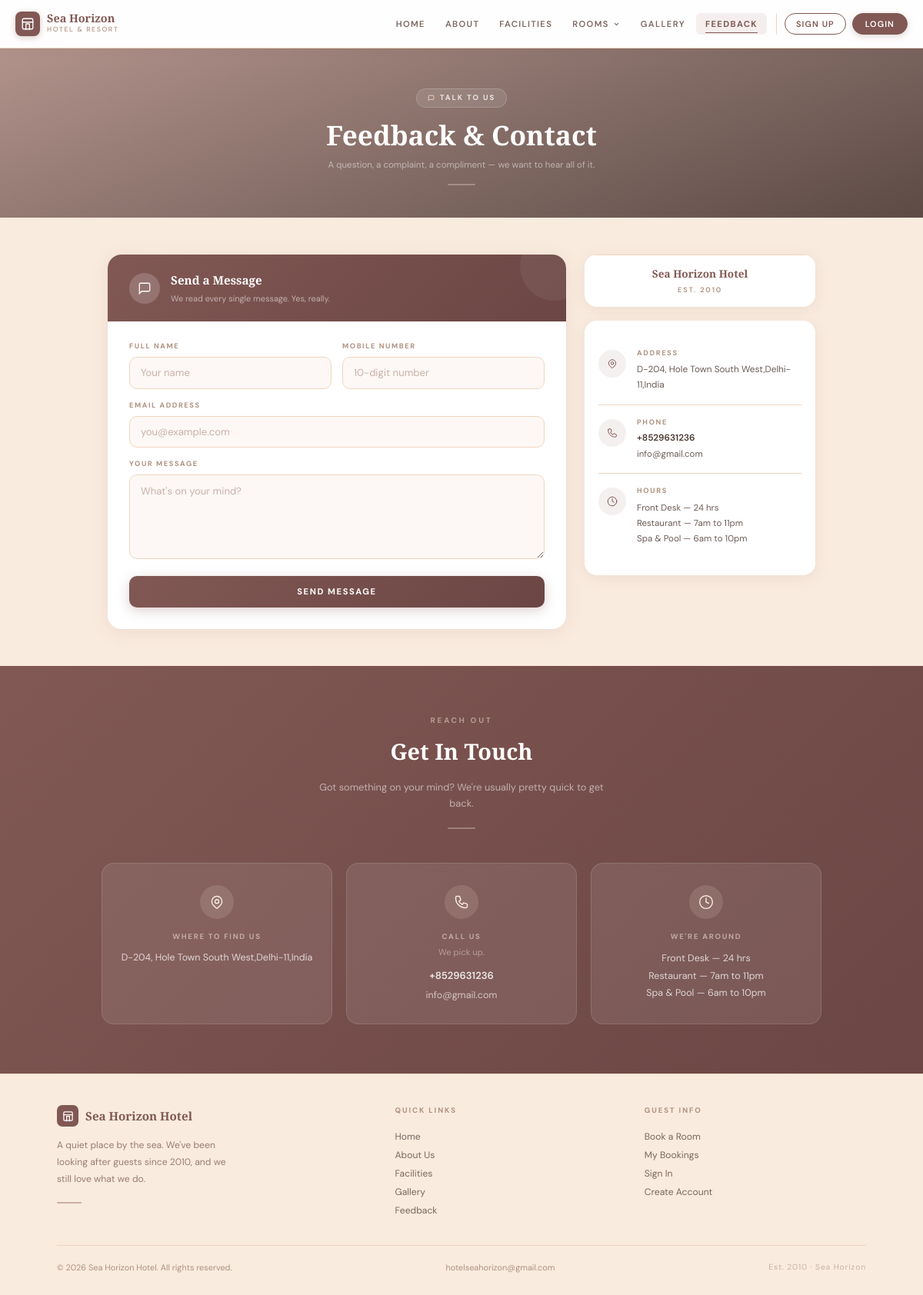
/hbms/contact.php, run on the app's committed database.
### tables this page shows
CREATE TABLE `tblpage` (
  `ID` int(10) NOT NULL,
  `PageType` varchar(120) DEFAULT NULL,
  `PageTitle` varchar(200) DEFAULT NULL,
  `PageDescription` mediumtext DEFAULT NULL,
  `Email` varchar(120) DEFAULT NULL,
  `MobileNumber` bigint(10) DEFAULT NULL,
  `UpdationDate` timestamp NULL DEFAULT NULL ON UPDATE current_timestamp()
);

### hbms/contact.php (the view, shortened to what this page needs)
<?php
include('includes/dbconnection.php');
?>
<!DOCTYPE HTML>
<html lang="en">
<head>
  <script src="https://cdn.tailwindcss.com"></script>
</head>
<body class="font-sans min-h-screen flex flex-col" style="background:#F9EBDE;">
  <header><?php include_once('includes/header.php'); ?></header>
  <div class="page-hero" style="height:220px;">
    <div class="page-hero-overlay"></div>
    <div class="page-hero-content">
      <div class="hero-badge">
        <svg width="9" height="9" viewBox="0 0 24 24" fill="none" stroke="#F0D5C0" stroke-width="2.5" stroke-linecap="round">
          <path d="M21 15a2 2 0 01-2 2H7l-4 4V5a2 2 0 012-2h14a2 2 0 012 2z" />
        </svg>
        Talk to Us
      </div>
      <h1 class="page-hero-title">Feedback & Contact</h1>
      <p class="page-hero-sub">A question, a complaint, a compliment — we want to hear all of it.</p>
      <div class="hero-divider"></div>
    </div>
  </div>
  <main class="flex-1 py-12">
    <div style="max-width:960px;margin:0 auto;padding:0 20px;display:grid;grid-template-columns:1fr 300px;gap:24px;align-items:start;">
      <div class="form-card" style="background:#fff;border-radius:18px;overflow:hidden;box-shadow:0 4px 24px rgba(107,70,68,.09);">
        <div style="background:linear-gradient(135deg,#815854 0%,#6b4644 100%);padding:22px 28px;display:flex;align-items:center;gap:14px;position:relative;overflow:hidden;">
          <div style="position:absolute;top:-30px;right:-30px;width:90px;height:90px;background:rgba(255,255,255,.06);border-radius:50%;"></div>
          <div style="width:40px;height:40px;background:rgba(255,255,255,.18);border-radius:50%;display:flex;align-items:center;justify-content:center;flex-shrink:0;position:relative;z-index:1;">
            <svg width="18" height="18" fill="none" stroke="#fff" stroke-width="1.7" viewBox="0 0 24 24" stroke-linecap="round">
              <path d="M21 15a2 2 0 01-2 2H7l-4 4V5a2 2 0 012-2h14a2 2 0 012 2z" />
            </svg>
          </div>
          <div style="position:relative;z-index:1;">
            <h2 style="font-family:'Playfair Display',serif;font-size:.95rem;font-weight:600;color:#fff;margin:0;">Send a Message</h2>
            <p style="font-family:'DM Sans',sans-serif;font-size:.68rem;color:rgba(255,255,255,.55);margin:4px 0 0;">We read every single message. Yes, really.</p>
          </div>
        </div>
        <div style="padding:26px 28px 28px;">
          <form method="post">
            <div style="display:grid;grid-template-columns:1fr 1fr;gap:14px;">
              <div class="form-group">
                <label class="form-label">Full Name</label>
                <input type="text" name="name" required placeholder="Your name" class="form-input">
              </div>
              <div class="form-group">
                <label class="form-label">Mobile Number</label>
                <input type="text" name="mobile" required placeholder="10-digit number" class="form-input">
              </div>
            </div>
            <div class="form-group">
              <label class="form-label">Email Address</label>
              <input type="email" name="email" required placeholder="you@example.com" class="form-input">
            </div>
            <div class="form-group">
              <label class="form-label">Your Message</label>
              <textarea name="message" required placeholder="What's on your mind?" class="form-input form-textarea"></textarea>
            </div>
            <button type="submit" name="submit" class="send-btn">Send Message</button>
          </form>
        </div>
      </div>
      <div class="info-panel" style="display:flex;flex-direction:column;gap:18px;">
        <div style="background:#fff;border-radius:16px;overflow:hidden;box-shadow:0 4px 20px rgba(107,70,68,.08);">
          <div style="padding:14px 18px;text-align:center;border-top:1px solid #F0D5C0;">
            <p style="font-family:'Playfair Display',serif;font-size:.85rem;font-weight:600;color:#815854;margin:0;">Sea Horizon Hotel</p>
            <p style="font-family:'DM Sans',sans-serif;font-size:.58rem;font-weight:600;letter-spacing:.2em;text-transform:uppercase;color:#b09080;margin:5px 0 0;">Est. 2010</p>
          </div>
        </div>
        <div style="background:#fff;border-radius:16px;padding:20px 18px;box-shadow:0 4px 20px rgba(107,70,68,.08);">
          <?php
          $sql = "SELECT * from tblpage where PageType='contactus'";
          $query = $dbh->prepare($sql);
          $query->execute();
          $results = $query->fetchAll(PDO::FETCH_OBJ);
          if ($query->rowCount() > 0) {
            foreach ($results as $row) { ?>
              <div class="info-item">
                <div class="info-icon">
                  <svg width="14" height="14" fill="none" stroke="#815854" stroke-width="1.7" viewBox="0 0 24 24" stroke-linecap="round">
                    <path d="M17.657 16.657L13.414 20.9a2 2 0 01-2.827 0l-4.244-4.243a8 8 0 1111.314 0z" />
                    <path d="M15 11a3 3 0 11-6 0 3 3 0 016 0z" />
                  </svg>
                </div>
                <div>
                  <p style="font-family:'DM Sans',sans-serif;font-size:.58rem;font-weight:700;letter-spacing:.18em;text-transform:uppercase;color:#b09080;margin:0 0 4px;">Address</p>
                  <p style="font-family:'DM Sans',sans-serif;font-size:.74rem;color:#6b5c56;line-height:1.65;margin:0;"><?php echo strip_tags(html_entity_decode($row->PageDescription)); ?></p>
                </div>
              </div>
              <div class="info-item">
                <div class="info-icon">
                </div>
                <div>
                  <p style="font-family:'DM Sans',sans-serif;font-size:.58rem;font-weight:700;letter-spacing:.18em;text-transform:uppercase;color:#b09080;margin:0 0 4px;">Phone</p>
                  <p style="font-family:'DM Sans',sans-serif;font-size:.74rem;font-weight:600;color:#4a3830;margin:0 0 3px;">+<?php echo htmlentities($row->MobileNumber); ?></p>
                  <p style="font-family:'DM Sans',sans-serif;font-size:.72rem;color:#6b5c56;margin:0;"><?php echo htmlentities($row->Email); ?></p>
                </div>
              </div>
              <div class="info-item">
                <div class="info-icon">
                  <svg width="14" height="14" fill="none" stroke="#815854" stroke-width="1.7" viewBox="0 0 24 24" stroke-linecap="round">
                    <circle cx="12" cy="12" r="10" />
                    <polyline points="12 6 12 12 16 14" />
                  </svg>
                </div>
                <div>
                  <p style="font-family:'DM Sans',sans-serif;font-size:.58rem;font-weight:700;letter-spacing:.18em;text-transform:uppercase;color:#b09080;margin:0 0 5px;">Hours</p>
                  <p style="font-family:'DM Sans',sans-serif;font-size:.72rem;color:#6b5c56;line-height:1.75;margin:0;">Front Desk — 24 hrs<br>Restaurant — 7am to 11pm<br>Spa & Pool — 6am to 10pm</p>
                </div>
              </div>
          <?php }
          } ?>
        </div>
      </div>
    </div>
  </main>
  <?php include_once('includes/getintouch.php'); ?>
  <?php include_once('includes/footer.php'); ?>
</body>
</html>

### hbms/includes/getintouch.php (shortened to what this page needs)
<section style="background:linear-gradient(135deg,#815854 0%,#6b4644 100%); padding:64px 20px;">
  <div style="max-width:960px; margin:0 auto;">
    <div style="text-align:center; margin-bottom:44px;">
      <p style="font-family:'DM Sans',sans-serif; font-size:.62rem; font-weight:700; letter-spacing:.28em; text-transform:uppercase; color:rgba(249,235,222,.5); margin-bottom:10px;">Reach Out</p>
      <h3 style="font-family:'Playfair Display',serif; font-size:1.8rem; font-weight:600; color:#fff; margin:0 0 14px;">Get In Touch</h3>
      <p style="font-family:'DM Sans',sans-serif; font-size:.8rem; color:rgba(255,255,255,.55); max-width:380px; margin:0 auto; line-height:1.7;">
        Got something on your mind? We're usually pretty quick to get back.
      </p>
      <div style="width:36px; height:1.5px; background:rgba(249,235,222,.3); margin:20px auto 0; border-radius:2px;"></div>
    </div>
    <div style="display:flex; flex-wrap:wrap; justify-content:center; gap:18px;">
      <?php
        $sql = "SELECT * from tblpage where PageType='contactus'";
        $query = $dbh->prepare($sql);
        $query->execute();
        $results = $query->fetchAll(PDO::FETCH_OBJ);
        $cnt = 1;
        if ($query->rowCount() > 0) {
          foreach ($results as $row) {
      ?>
      <div class="contact-card">
        <div class="contact-icon">
          <svg width="20" height="20" fill="none" stroke="#F9EBDE" stroke-width="1.7" viewBox="0 0 24 24" stroke-linecap="round" stroke-linejoin="round">
            <path d="M17.657 16.657L13.414 20.9a2 2 0 01-2.827 0l-4.244-4.243a8 8 0 1111.314 0z"/>
            <path d="M15 11a3 3 0 11-6 0 3 3 0 016 0z"/>
          </svg>
        </div>
        <p style="font-family:'DM Sans',sans-serif; font-size:.6rem; font-weight:700; letter-spacing:.18em; text-transform:uppercase; color:rgba(249,235,222,.55); margin:0 0 10px;">Where to find us</p>
        <p style="font-family:'DM Sans',sans-serif; font-size:.78rem; color:rgba(255,255,255,.75); line-height:1.7; margin:0;">
          <?php echo strip_tags(html_entity_decode($row->PageDescription)); ?>
        </p>
      </div>
      <div class="contact-card">
        <div class="contact-icon">
        </div>
        <p style="font-family:'DM Sans',sans-serif; font-size:.6rem; font-weight:700; letter-spacing:.18em; text-transform:uppercase; color:rgba(249,235,222,.55); margin:0 0 5px;">Call us</p>
        <p style="font-family:'DM Sans',sans-serif; font-size:.7rem; color:rgba(249,235,222,.45); margin:0 0 12px;">We pick up.</p>
        <p style="font-family:'DM Sans',sans-serif; font-size:.82rem; font-weight:600; color:rgba(255,255,255,.85); margin:0 0 6px;">
          +<?php echo htmlentities($row->MobileNumber); ?>
        </p>
        <p style="font-family:'DM Sans',sans-serif; font-size:.78rem; color:rgba(255,255,255,.65); margin:0;">
          <?php echo htmlentities($row->Email); ?>
        </p>
      </div>
      <div class="contact-card">
        <div class="contact-icon">
          <svg width="20" height="20" fill="none" stroke="#F9EBDE" stroke-width="1.7" viewBox="0 0 24 24" stroke-linecap="round" stroke-linejoin="round">
            <circle cx="12" cy="12" r="10"/><polyline points="12 6 12 12 16 14"/>
          </svg>
        </div>
        <p style="font-family:'DM Sans',sans-serif; font-size:.6rem; font-weight:700; letter-spacing:.18em; text-transform:uppercase; color:rgba(249,235,222,.55); margin:0 0 10px;">We're around</p>
        <p style="font-family:'DM Sans',sans-serif; font-size:.78rem; color:rgba(255,255,255,.75); line-height:1.8; margin:0;">
          Front Desk — 24 hrs<br>
          Restaurant — 7am to 11pm<br>
          Spa & Pool — 6am to 10pm
        </p>
      </div>
      <?php $cnt = $cnt + 1; } } ?>
    </div>
  </div>
</section>

### hbms/contact.php (style rules this page uses)
*, *::before, *::after { box-sizing: border-box; margin: 0; padding: 0 }
html { scroll-behavior: smooth; -webkit-font-smoothing: antialiased }
.page-hero { position: relative; overflow: hidden; }
.page-hero-overlay { position: absolute; inset: 0; background: linear-gradient(160deg, rgba(129, 88, 84, .6) 0%, rgba(40, 20, 18, .75) 100%); }
.page-hero-content { position: relative; z-index: 2; padding: 52px 20px 44px; text-align: center; }
.hero-badge { display: inline-flex; align-items: center; gap: 7px; background: rgba(255, 255, 255, .1); border: 1px solid rgba(255, 255, 255, .18); border-radius: 50px; padding: 4px 14px; font-family: 'DM Sans', sans-serif; font-size: .6rem; font-weight: 700; letter-spacing: .2em; text-transform: uppercase; color: rgba(255, 255, 255, .8); margin-bottom: 14px; }
.page-hero-title { font-family: 'Playfair Display', serif; font-size: clamp(1.6rem, 4vw, 2.2rem); font-weight: 600; color: #fff; margin: 0; line-height: 1.2; }
.page-hero-sub { font-family: 'DM Sans', sans-serif; font-size: .72rem; color: rgba(255, 255, 255, .5); margin-top: 10px; }
.hero-divider { width: 36px; height: 1.5px; background: rgba(249, 235, 222, .3); margin: 16px auto 0; border-radius: 2px; }
.form-card { animation: scaleIn .5s cubic-bezier(.16, 1, .3, 1) both; }
.info-panel { animation: slideInR .55s cubic-bezier(.16, 1, .3, 1) both; animation-delay: .08s; }
.form-label { display: block; font-family: 'DM Sans', sans-serif; font-size: .58rem; font-weight: 700; letter-spacing: .17em; text-transform: uppercase; color: #b09080; margin-bottom: 6px; }
.form-input { width: 100%; padding: 10px 14px; font-family: 'DM Sans', sans-serif; font-size: .82rem; color: #4a3830; background: #fdf8f5; border: 1.5px solid #F0D5C0; border-radius: 10px; outline: none; transition: border-color .2s, box-shadow .2s, background .2s; }
.form-input::placeholder { color: #c9b0a8; }
.form-textarea { resize: vertical; min-height: 110px; line-height: 1.65; }
.form-group { margin-bottom: 15px; animation: fadeInUp .4s cubic-bezier(.16, 1, .3, 1) both; }
.form-group:nth-child(1) { animation-delay: .1s }
.form-group:nth-child(2) { animation-delay: .17s }
.form-group:nth-child(3) { animation-delay: .24s }
.send-btn { width: 100%; padding: 12px 20px; font-family: 'DM Sans', sans-serif; font-size: .7rem; font-weight: 700; letter-spacing: .14em; text-transform: uppercase; color: #fff; background: linear-gradient(135deg, #815854 0%, #6b4644 100%); border: none; border-radius: 10px; cursor: pointer; box-shadow: 0 4px 16px rgba(129, 88, 84, .28); transition: transform .18s, box-shadow .18s; }
.info-item { display: flex; gap: 14px; padding: 16px 0; border-bottom: 1px solid #F0D5C0; }
.info-item:last-child { border-bottom: none; }
.info-icon { width: 36px; height: 36px; background: rgba(129, 88, 84, .09); border-radius: 50%; display: flex; align-items: center; justify-content: center; flex-shrink: 0; margin-top: 2px; }

### hbms/includes/getintouch.php (style rules this page uses)
.contact-card { flex: 1; min-width: 200px; max-width: 300px; background: rgba(255,255,255,.09); border: 1px solid rgba(255,255,255,.13); border-radius: 16px; padding: 28px 24px; text-align: center; transition: background .25s, transform .25s; animation: fadeInUp .6s cubic-bezier(.16,1,.3,1) both; }
.contact-card:nth-child(2) { animation-delay: .1s; }
.contact-card:nth-child(3) { animation-delay: .2s; }
.contact-icon { width:44px; height:44px; background:rgba(249,235,222,.13); border-radius:50%; display:flex; align-items:center; justify-content:center; margin:0 auto 16px; }

### data on the page
tblpage: PageDescription "D-204, Hole Town South West,Delhi-11,India", MobileNumber "8529631236", Email "info@gmail.com"

### other printed values
$label "HOME"
$label "ABOUT"
$label "FACILITIES"
$label "ROOMS"
$label "GALLERY"
$label "FEEDBACK"
$label "Home"
$label "About Us"
$label "Facilities"
$label "Gallery"
$label "Feedback"
$label "Book a Room"
$label "My Bookings"
$label "Sign In"
$label "Create Account"
